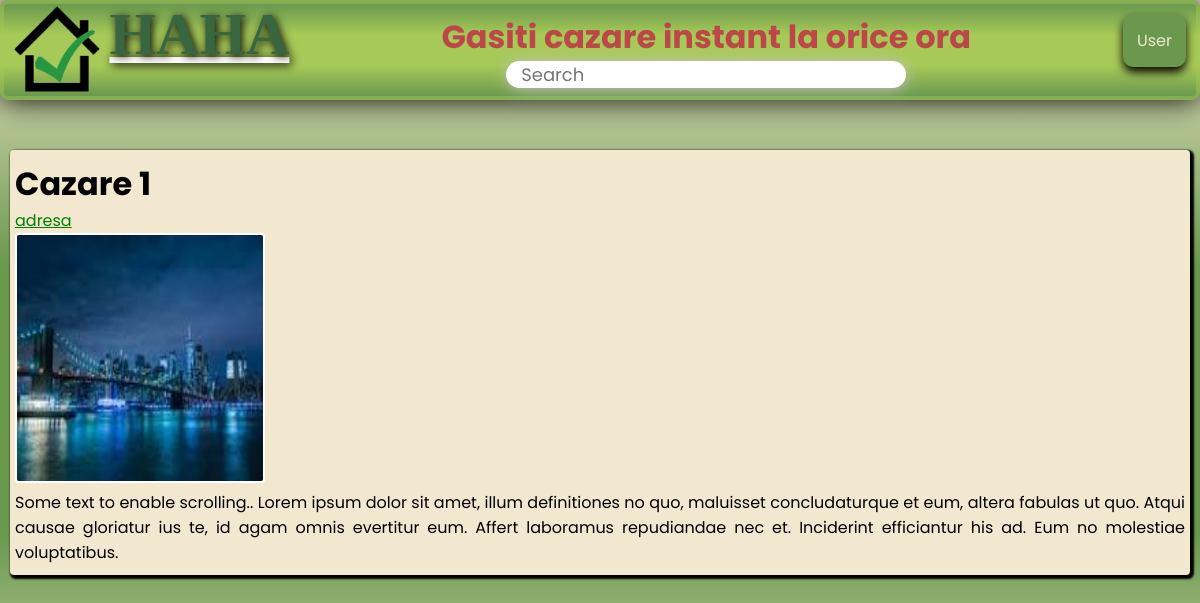
The app's page /cazare/1 with its own data.
### app1/models.py (models this page shows)
class Cazare(models.Model):
    title = models.CharField(max_length=100)
    description = models.CharField(max_length=1000, default=None, blank=True, null=True)
    author = models.EmailField(max_length=100,default=None, blank=True, null=True)
    adresa = models.URLField(max_length=100, default=None, blank=True, null=True)
    photos = models.ImageField(null=True, blank=True, upload_to="media/cazare/media")

### app1/views.py (the view)
# urls.py: path('cazare/<str:pk>', views.cazare, name='cazare'),
def cazare(request,pk):
    cazare = Cazare.objects.get(id=pk)
    return render(request, 'cazare.html',{'cazare': cazare})

### templates/cazare.html (shortened to what this page needs)
{% load static %}
<!DOCTYPE html>
<html lang="ro">
<head>
<link rel="stylesheet" href="{% static 'CSS.css' %}">
</head>
<body>
  <div class="topnav" >
    <a class="active" href="/" style="display:flex ;">
      <img src="{% static 'img/2-removebg.png' %}" height="100px">
      <h1 class="logo">HAHA</h1>
    </a>
    <div class="center_topnav">
      <h1 class="slogan">Gasiti cazare instant la orice ora</h1>
    <input type="text" placeholder="Search" >
    </div>
    <div class="dropdown">
      <button class="dropbtn">User</button>
    </div>
  </div>
<div class="main in1">
  <div class="results1">
   <h1>{{cazare.title}}</h1>
   <a class="adress" href="{{cazare.adresa}}">
     <p>adresa</p>
   </a>
   <div class="images">
     <img class="offerimg" src="{{cazare.photos}}" style="width:250px; height: 250px;"/>
   </div>
   <p>{{cazare.description}}</p>
</div>
</div>
</body>
</html>

### static/CSS.css (style rules this page uses)
* { scroll-behavior: smooth; margin: 0; padding: 0; font-family: 'Poppins', sans-serif; box-sizing: border-box; }
body { size: adjust 10px; }
div { text-align: justify; text-justify: inter-word; }
.topnav { position: fixed; top: 0; margin: 0 0px; height: 100px; box-shadow: 0px 0px 30px rgb(0, 0, 0); background-color: white; width: 100%; z-index: 2; display: flex; background-image: linear-gradient(rgb(106, 153, 78), rgb(167, 201, 87), rgb(167, 201, 87), rgb(106, 153, 78)); border: 4px solid #a7c9576b; border-radius: 8px; align-items: center; justify-content: space-between; padding: left 10px; }
.active { position: relative; color: white; border:0px solid rgb(167, 201, 87); height: 100px; display: flex; width: fit-content; }
.logo { color: rgb(56, 102, 65); font-family: cursive; font-size: 60px; text-shadow: 2px 2px 10px rgb(0, 0, 0); }
.slogan { color: rgb(188, 71, 73); }
.center_topnav { justify-content: center; align-items: center; flex-wrap: nowrap; }
.topnav input[type=text] { padding-left: 15px; margin: 0 50%; transform: translate(-50%, 0); border: none; font-size: 18px; width: 400px; border-radius: 20px; border: 0px solid rgb(0, 0, 0); box-shadow: 1px 1px 15px rgb(195, 194, 194); }
.dropdown { position: relative; display: inline-block; z-index: 3; cursor: pointer; align-self: flex-start; margin-top: 10px; margin-right: 10px; }
.dropbtn { background-color: #6A994E; color: #F2E8CF; padding: 14px; font-size: 16px; border: none; box-sizing: border-box; box-shadow: 0 5px 10px rgba(0,0,0,6); border-radius: 10px; }
input { display: inline; }
.in1 { margin-left: 10px; }
.main { width: auto; margin-left: px; margin-right: 10px; font-size: 16px; padding: 0px 0px; margin-top: 150px; }
.results1 { padding-top: 10px; padding-bottom: 10px; padding-left: 5px; padding-right: 5px; box-shadow: 2px 2px 2px 2px #000000; background-color: rgb(242, 232, 207); margin-top: 10px; border-radius: 4px; }
.offerimg { width: 200px; height: 150px; border: 2px solid white; border-radius: 4px; }
.adress { color: green; }
p { margin: 0; }
html { height: 100%; }
body { margin:0; padding:0; font-family: sans-serif; background-size: cover; background-attachment: fixed; background-image: linear-gradient(rgb(242, 232, 207), rgb(106, 153, 78), rgb(106, 153, 78), rgb(242, 232, 207)); }

### records on screen
Cazare: title "Cazare 1", photos (picture), description "Some text to enable scrolling.. Lorem ipsum dolor sit amet, illum definitiones no quo, maluisset concludaturque et eum, altera fabulas ut quo. Atqui causae gloriatur ius te, id agam omnis evertitur eum. Affert laboramus repudiandae nec et. Inciderint efficiantur his ad. Eum no molestiae voluptatibus."
